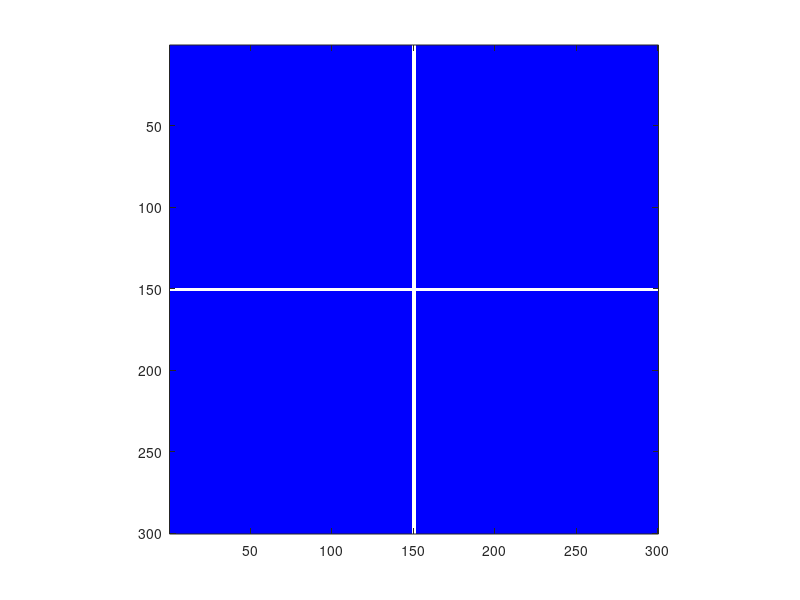

The MATLAB script that drew this image:
% Creating blue image with white cross
imageBlue = zeros(300, 300, 3);          % Initializing a 300 x 300 matrix for RGB image
imageBlue(:, :, 3) = 255;               % Setting the B channel only to 255 throughout whole image
imageBlue(:, 150:151, 1:3) = 255;       % Setting RGB channels all to 255 for two columns across all rows for white
imageBlue(150:151, :, 1:3) = 255;       % Setting RGB channels all to 255 for two rows across all columns for white

% Displaying the created image
imageBlue = uint8(imageBlue);
image(imageBlue);
axis image;
